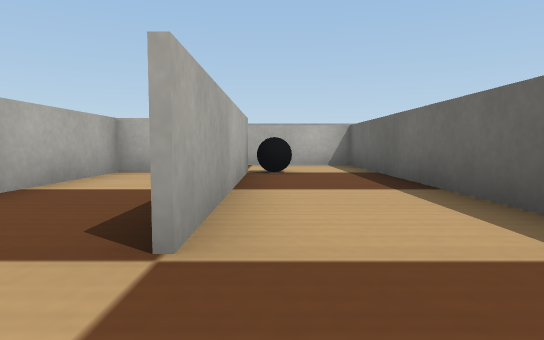
view 1 (above)

22 first-person views from a walk through a Webots world. The camera is 0.05 m above the floor, tilts 4° down and sees 75° across. The floor is counted in squares, 0.1 m on a side. Each view is taken from the middle of a square. On the plan, view 1 faces up. The plan holds only what a view shows up to about 9 squares ahead; the rest is blank. Robots are left out. Webots' stock objects and surfaces are drawn as simple stand-ins.

view 2
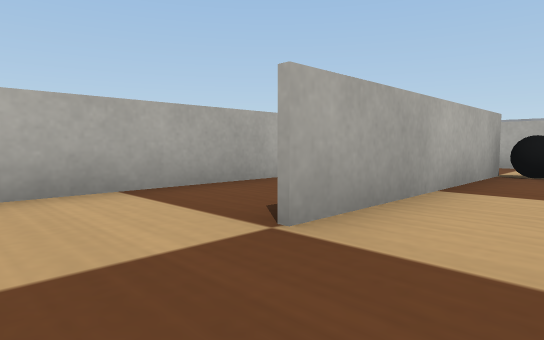

view 3
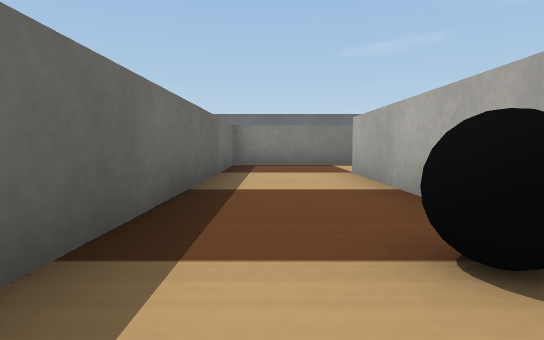

view 4
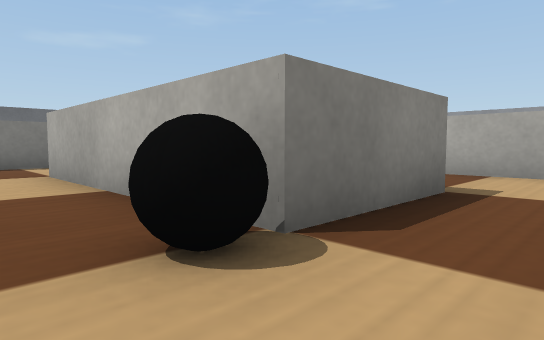

view 5
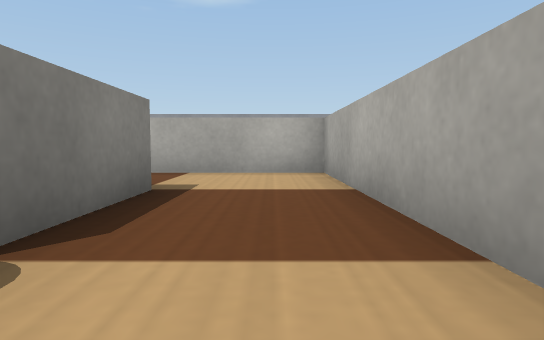

view 6
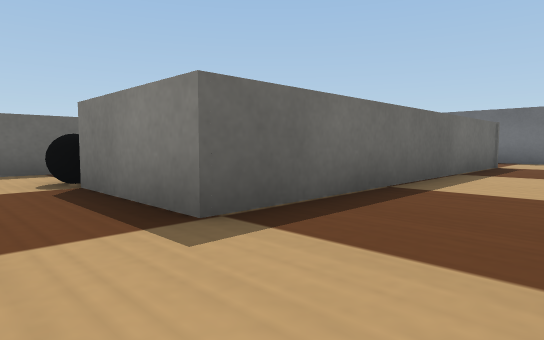

view 7
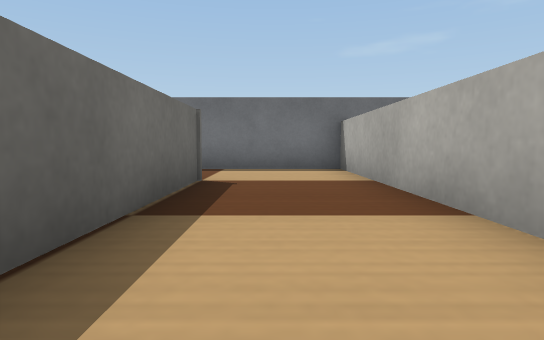

view 8
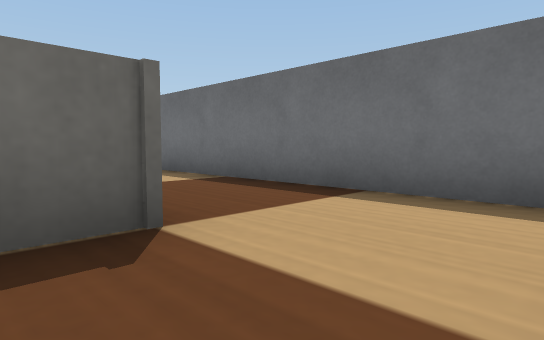

view 9
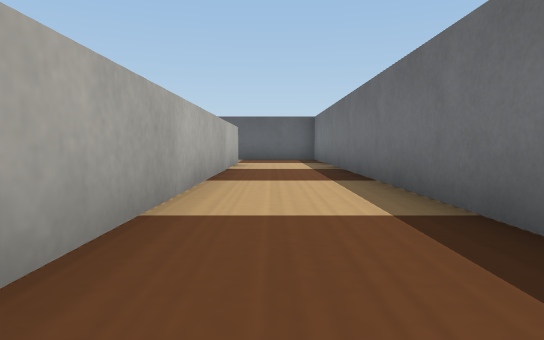

view 10
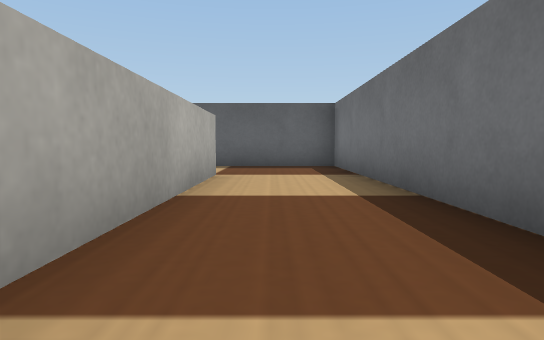

view 11
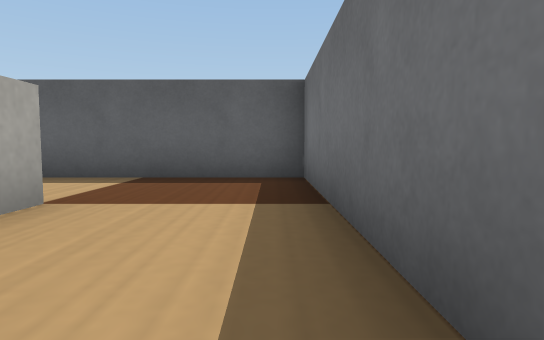

view 12
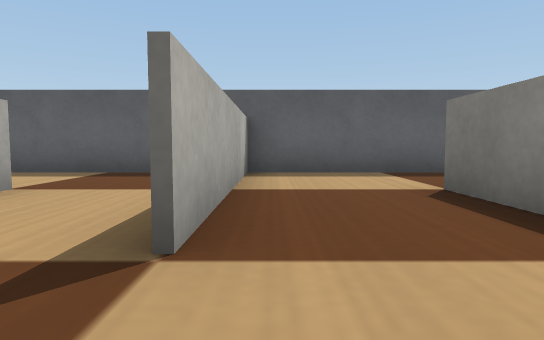

view 13
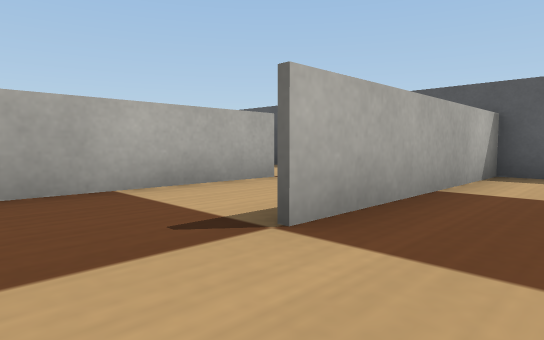

view 14
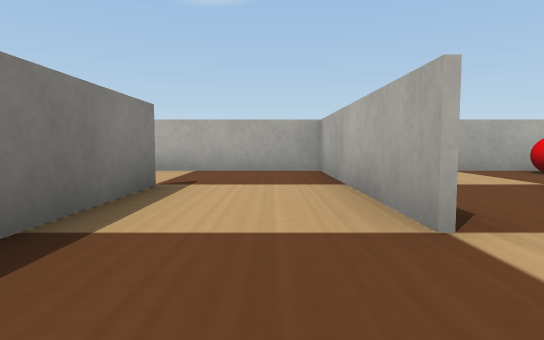

view 15
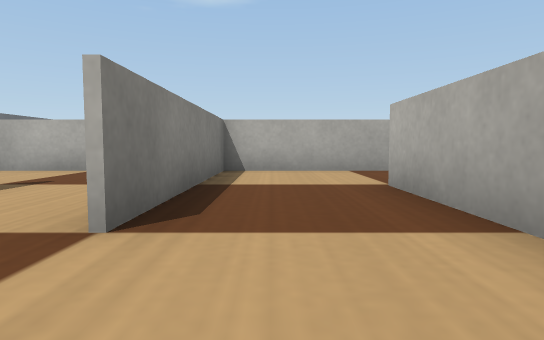

view 16
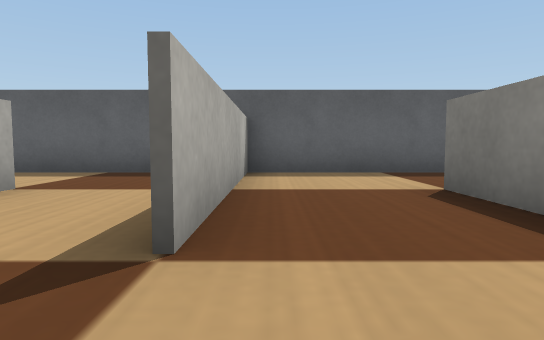

view 17
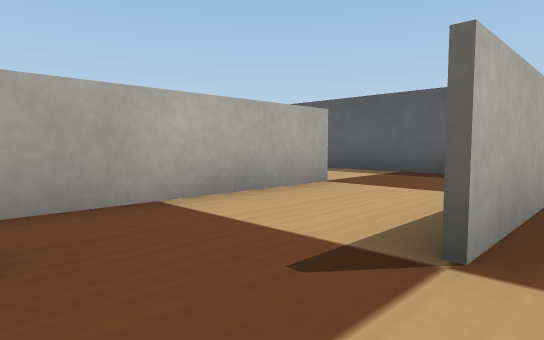

view 18
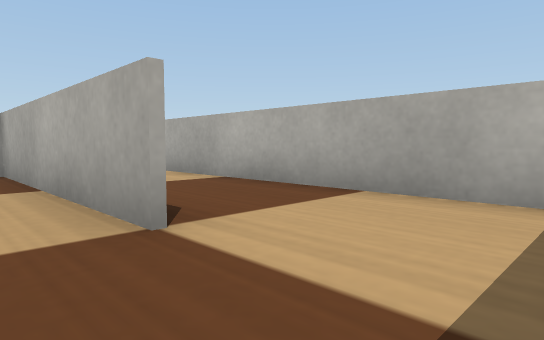

view 19
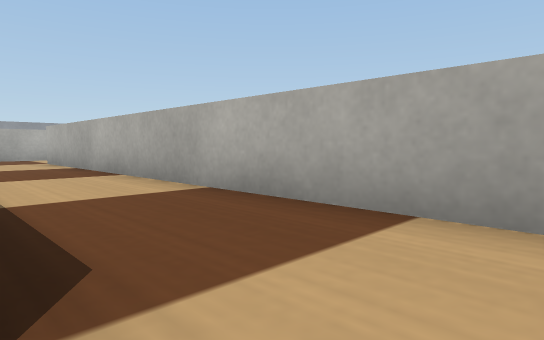

view 20
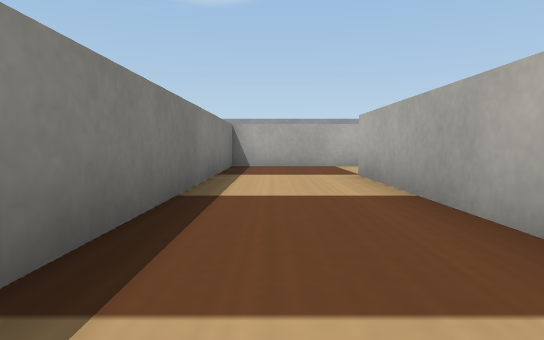

view 21
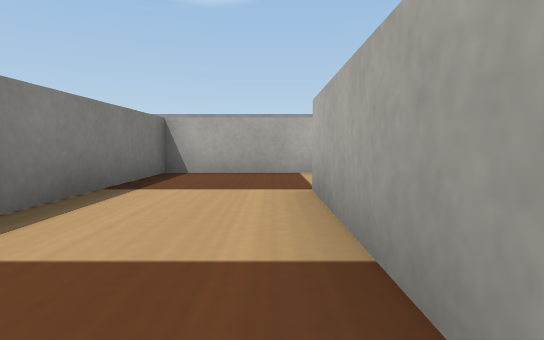

view 22
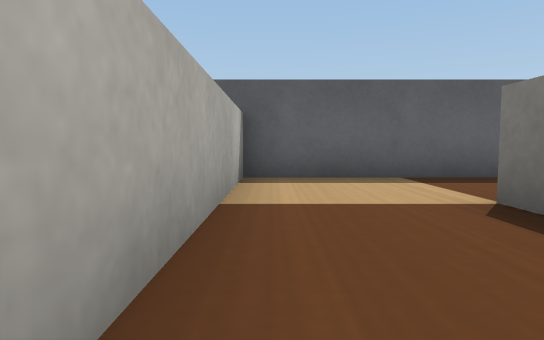

### Floor plan
Ten units are one square. View 1 is at (0, 0); x grows to the right and y downward. Boxes are objects, and circles mark ways between rooms. Rooms are numbered by the first view taken in them; rooms with no view inside come last. Other rooms are left out.
<svg viewBox="-60 -126 160 166">
<path fill="none" stroke="#000" d="M-4 -67 -4 -15M-11 10 19 10 19 -90 -6 -90M-30 11 -30 -67 -4 -67M-55 -22 -55 35 95 35 95 15M70 11 -19 11M-6 -90 -55 -90M-55 -89 -55 -58M55 10 70 10M95 15 95 -14 45 -14M21 -16 21 4M45 -16 73 -16M71 -39 20 -39M21 -41 21 -16M20 -41 70 -41M95 -28 95 -65 45 -65M21 -66 21 -41M71 -90 19 -90M21 -91 21 -66M95 -74 95 -86M16 -115 -30 -115M65 -91 71 -91M-55 -91 21 -91M95 -86 95 -115 35 -115M-55 -121 -55 -89M-21 -65 -28 -65 -28 -4"/>
<rect x="-5" y="-75" width="10" height="20" fill="#bbb"><title>black ball</title></rect>
<rect x="25" y="-85" width="10" height="10" fill="#bbb"><title>ball</title></rect>
<circle cx="0" cy="-80" r="3" fill="#2a7"/>
<circle cx="-10" cy="-5" r="3" fill="#2a7"/>
<circle cx="85" cy="10" r="3" fill="#2a7"/>
<circle cx="35" cy="-20" r="3" fill="#2a7"/>
<circle cx="85" cy="-40" r="3" fill="#2a7"/>
<circle cx="35" cy="-70" r="3" fill="#2a7"/>
<circle cx="85" cy="-90" r="3" fill="#2a7"/>
<text x="0" y="-40">1</text>
<text x="-10" y="20">2</text>
<text x="60" y="0">3</text>
<text x="50" y="-30">4</text>
<text x="60" y="-50">5</text>
<text x="50" y="-80">6</text>
<text x="20" y="-100">7</text>
<text x="-20" y="-30">8</text>
</svg>
Room 1 opens to room 2. Room 1 opens to room 8. Room 2 opens to room 3. Room 3 opens to room 4. Room 4 opens to room 5. Room 5 opens to room 6. Room 6 opens to room 7.

Where each view was taken, in squares from view 1:
view 1: 0 up, 0 right, facing up
view 2: 0 up, 1 right, facing up-left
view 3: 8 up, 1 right, facing down
view 4: 8 up, 1 right, facing down-left
view 5: 8 up, 1 right, facing left
view 6: 8 up, 5 left, facing down-right
view 7: 4 up, 4 left, facing down
view 8: 0 up, 5 left, facing down-right
view 9: 2 down, 3 left, facing right
view 10: 2 down, 1 right, facing right
view 11: 3 down, 4 right, facing right
view 12: 1 up, 3 right, facing right
view 13: 0 up, 3 right, facing up-right
view 14: 3 up, 9 right, facing left
view 15: 5 up, 9 right, facing left
view 16: 6 up, 3 right, facing right
view 17: 6 up, 3 right, facing up-right
view 18: 8 up, 9 right, facing up-left
view 19: 9 up, 8 right, facing up-left
view 20: 10 up, 3 right, facing left
view 21: 11 up, 1 right, facing left
view 22: 11 up, 4 right, facing right
